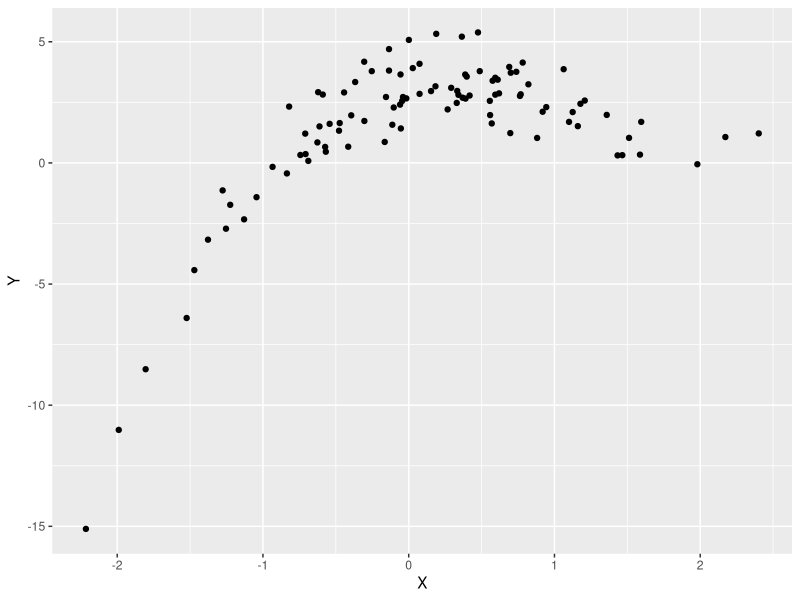
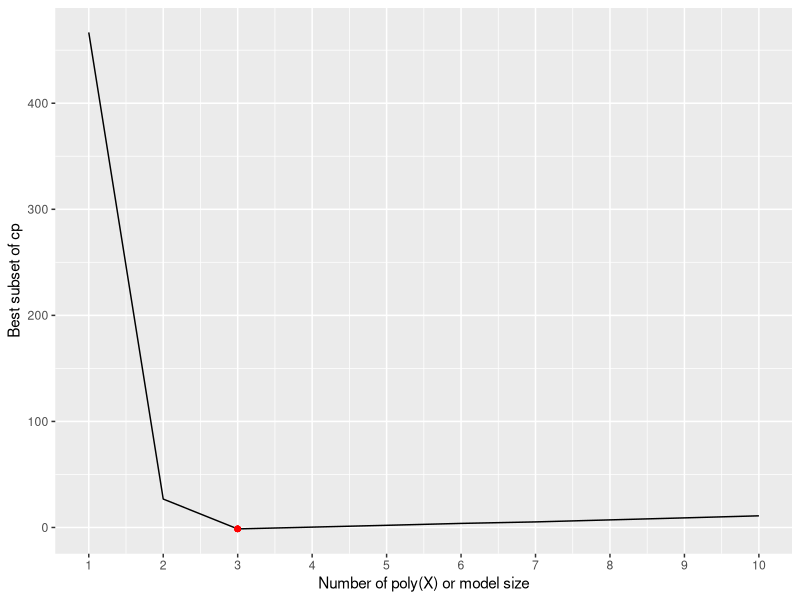
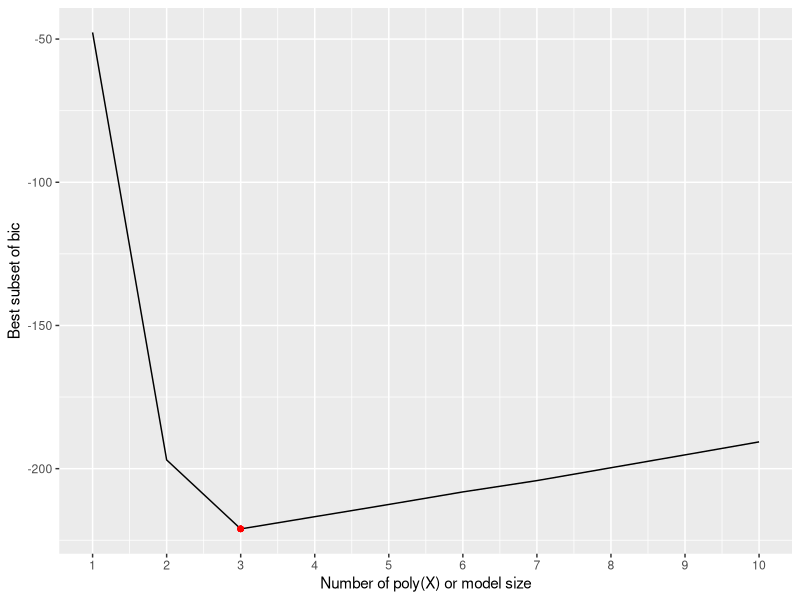
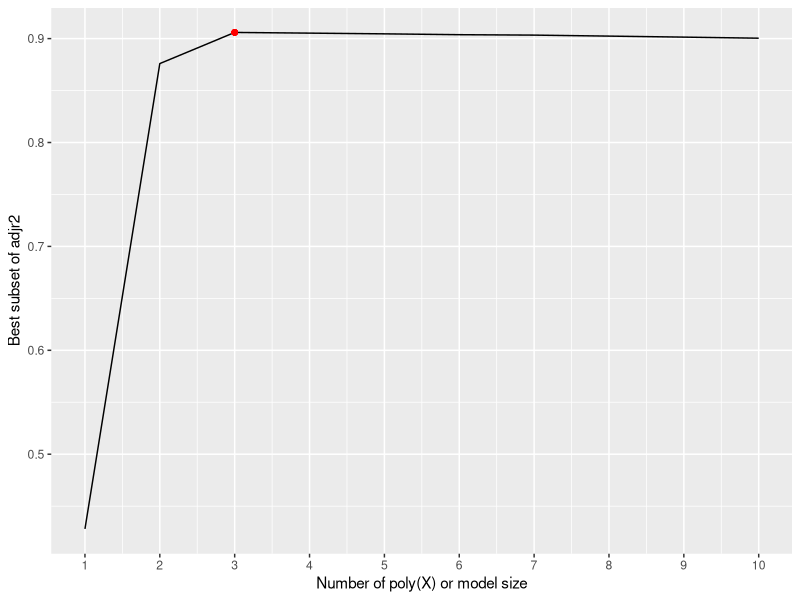

Source code (R) for these figures, in order:
## ---- chunk 1
library(tidyverse)
## ---- chunk 2
set.seed(1)
## ---- chunk 3
X <- rnorm(100)
epsilon <- rnorm(100)
## ---- chunk 4
beta0 = 3
beta1 = 1
beta2 = -2
beta3 = 0.5
## ---- chunk 5
Y <- beta0 + beta1 * X + beta2 * X^2 + beta3 * X^3 + epsilon
## ---- chunk 6
ggplot(data = tibble(X,Y)) +
	geom_point(aes(x = X, y = Y))
# qplot(X,Y)
## ---- chunk 7
library(leaps)
## ---- chunk 8
mod.full <- regsubsets(Y ~ poly(X, 10, raw = T), 
													data = tibble(Y, X), 
													nvmax = 10)
## ---- chunk 9
(mod.summary <- summary(mod.full))
## ---- chunk 10
min.cp <- which.min(mod.summary$cp)
min.bic <- which.min(mod.summary$bic)
max.adjr2 <- which.max(mod.summary$adjr2)
## ---- chunk 11
plot_statistics <- function(stat, opt.stat) {
	variable <- mod.summary[[stat]]
	
	gg <- ggplot(tibble(x = seq_along(variable), y = variable)) +
		geom_line(aes(x = x, y = y)) +
		geom_point(aes(x = opt.stat, y = variable[min.cp]), colour = "red") +
		scale_x_continuous(breaks = seq(1:10)) +
		labs(x = "Number of poly(X) or model size", y = paste("Best subset of", stat))
	return(gg)
}
## ---- chunk 12
plot_statistics("cp", min.cp)
plot_statistics("bic", min.bic)
plot_statistics("adjr2", max.adjr2)
## ---- chunk 13
coefficients(mod.full, id = min.cp)
coefficients(mod.full, id = min.bic)
coefficients(mod.full, id = max.adjr2)
